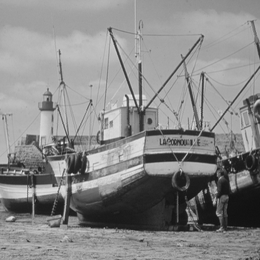
%> input picture src/04_boat.tif, 260 x 260 px, shrunk from 512 x 512 before the run
$ octave lab5.m   (GNU Octave 9; MATLAB toolbox functions it lacks are replaced by stand-ins)
%> lines starting %> are read from the running program, lines starting %| are printed output that depends on the picture
%> further down, X is the input picture: size 260x260 uint8; min 16, max 236, mean 136.1
### src/MyDifCode.m
function Q = MyDifCode(X, e, r)
%> called with e = 5, r = 1
N = length(X(1,:));
%> N = 260
switch r
    case 2
        a1 = 0.5; a2 = 0.5; a3 = 0; a4 = 0;
    case 3
        a1 = 0.25; a2 = 0.25; a3 = 0.25; a4 = 0.25;
    case 4
        a1 = 1; a2 = 1; a3 = -1; a4 = 0;
    otherwise
        a1 = 1; a2 = 0; a3 = 0; a4 = 0;
end
X = double(X);
%> X: size 260x260 double
P = zeros(N);
%> P: size 260x260 double; every value is 0
F = zeros(N);
Q = zeros(N);
Y = X;
Y = padarray(Y,[1 1],128,'pre');
Y = padarray(Y,[0 1],128,'post');
%> Y: size 261x262 double
for i = 1:N
    for j = 1:N
        P(i, j) = a1 * Y(i + 1, j) + a2 * Y(i, j + 1) + a3 * Y(i, j) + a4 * Y(i, j + 2);
        F(i, j) = X(i, j) - P(i, j);%вычисление разностного сигнала
        Q(i, j) = sign(F(i, j)) .* fix((abs(F(i, j)) + e) / (2 * e + 1)); %квантование разностного сигнала равномерной шкалой
        Y(i + 1, j + 1) = P(i, j) + Q(i, j) * (2 * e + 1); %восстановление
    end
end
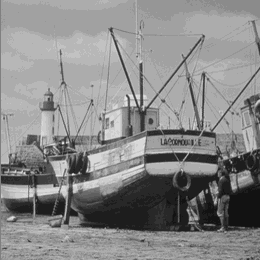
%> P: size 260x260 double; min 18, max 238, mean 136.3

### src/MyDifDeCode.m
function Y = MyDifDeCode(Q, e, r)
%> called with e = 5, r = 1
N = length(Q(1,:));
switch r
    case 2
        a1 = 0.5; a2 = 0.5; a3 = 0; a4 = 0;
    case 3
        a1 = 0.25; a2 = 0.25; a3 = 0.25; a4 = 0.25;
    case 4
        a1 = 1; a2 = 1; a3 = -1; a4 = 0;
    otherwise
        a1 = 1; a2 = 0; a3 = 0; a4 = 0;
end
P = zeros(N);
Y = zeros(N);
Y = padarray(Y,[1 1],128,'pre');
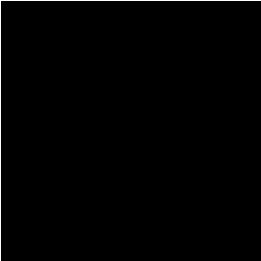
%> Y: size 261x261 double; values 0 (black) and 128 (white), 0.76% white in thin lines or dots
Y = padarray(Y,[0 1],128,'post');
%> Y: size 261x262 double; values 0 (black) and 128 (white), 1.1% white in thin lines or dots
for i = 1:N
    for j = 1:N
        P(i, j) = a1 * Y(i + 1, j) + a2 * Y(i, j + 1) + a3 * Y(i, j) + a4 * Y(i, j + 2);
        Y(i + 1, j + 1) = P(i, j) + Q(i, j) * (2 * e + 1);
    end
end
Y = Y(2:N+1, 2:N+1);
%> Y: size 260x260 double

### src/lab5.m
%figure; imshow(); impixelinfo; title()

X = imread('04_boat.tif');
e = 5;
r = 1;
figure; imshow(X);
Q = MyDifCode(X, e, r);
Y = MyDifDeCode(Q, e, r);
%Q = MyDifCodeFast(X, e, r);
%Y = MyDifDeCodeFast(Q, e, r);
Y = uint8(Y);
%> Y: size 260x260 uint8
figure; imshow(Y);
Q = MyDifCode(X, e, 2);
%> call 2 of MyDifCode, with e = 5, r = 2
%> after the loop in MyDifCode (call 2), `for i = 1:N`:
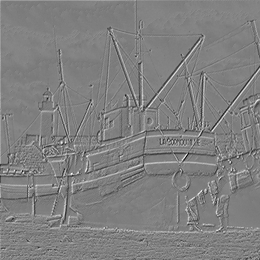
%> F: size 260x260 double; min -106.7, max 105.1, mean -0.1; drawn with min black and max white
%> after the loop in MyDifCode (call 2), `for i = 1:N`:
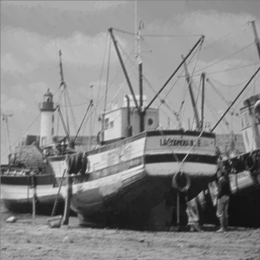
%> P: size 260x260 double; min 15.77, max 233.6, mean 136.2
Y = MyDifDeCode(Q, e, 2);
Y = uint8(Y);
%> Y: size 260x260 uint8
figure; imshow(Y);
Q = MyDifCode(X, e, 3);
%> call 3 of MyDifCode, with e = 5, r = 3
%> after the loop in MyDifCode (call 3), `for i = 1:N`:
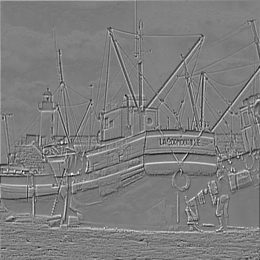
%> F: size 260x260 double; min -101.3, max 104.1, mean -0.1; drawn with min black and max white
Y = MyDifDeCode(Q, e, 3);
Y = uint8(Y);
%> Y: size 260x260 uint8
figure; imshow(Y);
Q = MyDifCode(X, e, 4);
%> call 4 of MyDifCode, with e = 5, r = 4
%> after the loop in MyDifCode (call 4), `for i = 1:N`:
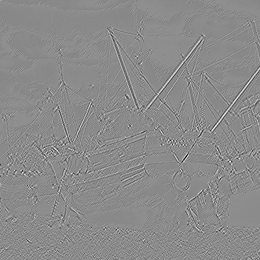
%> F: size 260x260 double; min -148, max 123, mean -0.1; drawn with min black and max white
%> after the loop in MyDifCode (call 4), `for i = 1:N`:
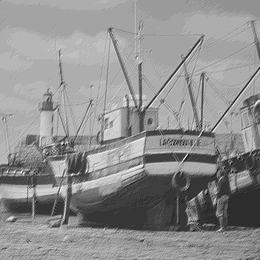
%> P: size 260x260 double; min -37, max 271, mean 136.2; drawn with min black and max white
Y = MyDifDeCode(Q, e, 4);
Y = uint8(Y);
figure; imshow(Y);
